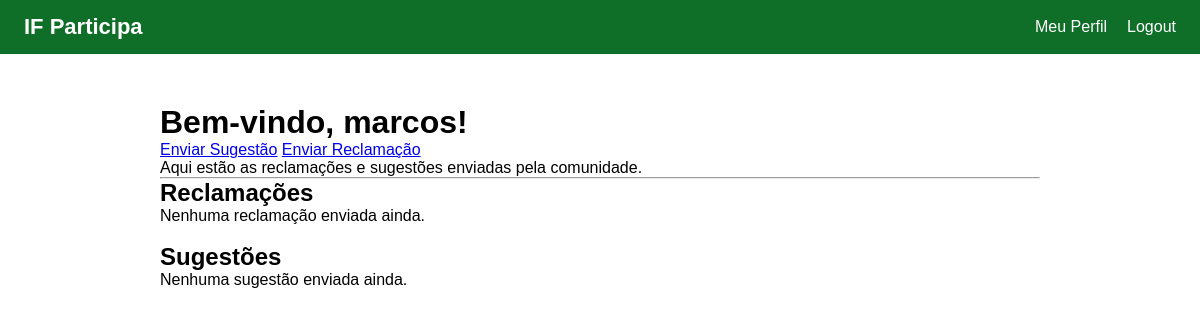
/dashboard (signed in), run on an earlier commit of the app's database.
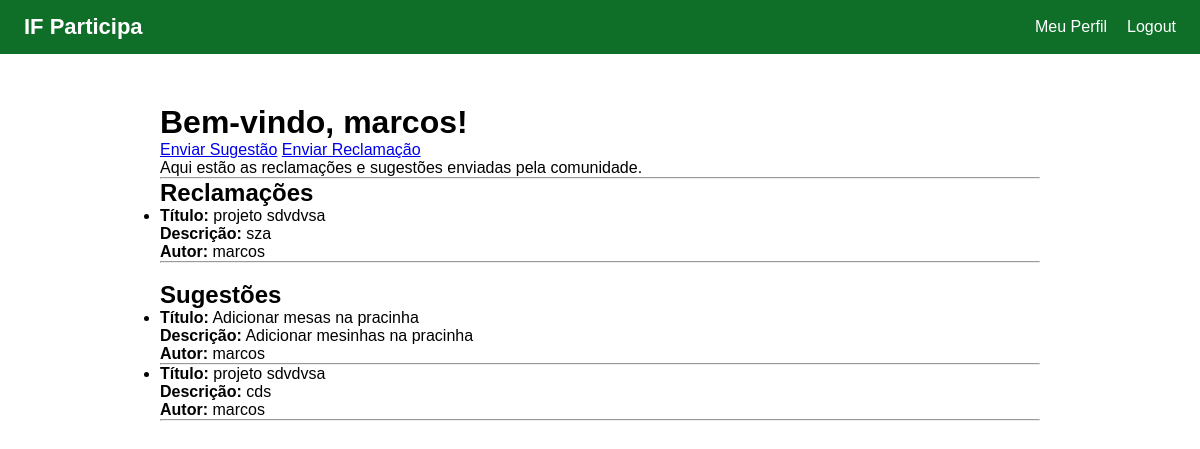
And on a later commit of the database.
### models/users.py (models this page shows)
class Usuario(Base, UserMixin):
    __tablename__ = "usuarios"
    id = Column(Integer, primary_key=True)
    nome = Column(String(120), nullable=False)
    email = Column(String(120), unique=True, nullable=False)
    senha_hash = Column(String(200), nullable=False)
    reclamacoes = relationship("Reclamacao", back_populates="autor")
    sugestoes = relationship("Sugestao", back_populates="autor")

### models/reclamacoes.py (models this page shows)
class Reclamacao(Base):
    __tablename__ = "reclamacoes"
    id = Column(Integer, primary_key=True)
    titulo = Column(String(150), nullable=False)
    descricao = Column(Text, nullable=False)
    autor_id = Column(Integer, ForeignKey("usuarios.id"))
    autor = relationship("Usuario", back_populates="reclamacoes")

### models/sugestoes.py (models this page shows)
class Sugestao(Base):
    __tablename__ = "sugestoes"
    id = Column(Integer, primary_key=True)
    titulo = Column(String(150), nullable=False)
    descricao = Column(Text, nullable=False)
    autor_id = Column(Integer, ForeignKey("usuarios.id"))
    autor = relationship("Usuario", back_populates="sugestoes")

### controllers/routes.py (the view)
@controllers_bp.route("/dashboard")
@login_required
def dashboard():
    reclamacoes = db_session.query(Reclamacao).all()
    sugestoes = db_session.query(Sugestao).all()
    return render_template(
        "dashboard.html",
        usuario=current_user,
        reclamacoes=reclamacoes,
        sugestoes=sugestoes
    )

### app.py (called while the page is built)
@login_manager.user_loader
def load_user(user_id):
    db = SessionLocal()
    from models.users import Usuario
    user = db.query(Usuario).get(int(user_id))
    db.close()
    return user

### templates/dashboard.html (shortened to what this page needs)
{% extends "base.html" %}
{% block conteudo %}
<div class="dashboard">
    <h1>Bem-vindo, {{ usuario.nome }}!</h1>
    <a href="{{ url_for('controllers_bp.enviar_sugestao') }}">Enviar Sugestão</a>
    <a href="{{ url_for('controllers_bp.enviar_reclamacao') }}">Enviar Reclamação</a>
    <p>Aqui estão as reclamações e sugestões enviadas pela comunidade.</p>
    <hr>
    <h2>Reclamações</h2>
    {% if reclamacoes %}
        <ul>
            {% for r in reclamacoes %}
                <li>
                    <strong>Título:</strong> {{ r.titulo }} <br>
                    <strong>Descrição:</strong> {{ r.descricao }} <br>
                    <strong>Autor:</strong> {{ r.autor.nome if r.autor else "Anônimo" }}
                    <hr>
                </li>
            {% endfor %}
        </ul>
    {% else %}
        <p>Nenhuma reclamação enviada ainda.</p>
    {% endif %}
    <br>
    <h2>Sugestões</h2>
    {% if sugestoes %}
        <ul>
            {% for s in sugestoes %}
                <li>
                    <strong>Título:</strong> {{ s.titulo }} <br>
                    <strong>Descrição:</strong> {{ s.descricao }} <br>
                    <strong>Autor:</strong> {{ s.autor.nome if s.autor else "Anônimo" }}
                    <hr>
                </li>
            {% endfor %}
        </ul>
    {% else %}
        <p>Nenhuma sugestão enviada ainda.</p>
    {% endif %}
</div>
{% endblock %}

### templates/base.html (shortened to what this page needs)
<!DOCTYPE html>
<html lang="pt-BR">
<head>
    <link rel="stylesheet" href="{{ url_for('static', filename='base.css') }}">
</head>
<body>
<header>
    <div class="logo">
        <a href="{{ url_for('controllers_bp.dashboard') }}">
            IF Participa
        </a>
    </div>
    {% if current_user.is_authenticated %}
    <div class="nav-links">
        <a href="{{ url_for('auth_bp.perfil') }}">Meu Perfil</a>
        <a href="{{ url_for('auth_bp.logout') }}">Logout</a>
    </div>
    {% endif %}
</header>
<main class="container">
    {% block conteudo %}{% endblock %}
</main>
</body>
</html>

### static/base.css (style rules this page uses)
* { margin: 0; padding: 0; box-sizing: border-box; }
header { width: 100%; background: #0f6f29;; padding: 14px 24px; display: flex; align-items: center; justify-content: space-between; color: white; font-family: Arial, Helvetica, sans-serif; }
header .logo { font-size: 22px; font-weight: bold; }
header .logo a { color: white; text-decoration: none; }
header .nav-links { display: flex; gap: 20px; }
header .nav-links a { color: white; text-decoration: none; font-size: 16px; transition: 0.2s ease; }
main.container { max-width: 900px; margin: 40px auto; padding: 10px; font-family: Arial, Helvetica, sans-serif; }

What changed in the data, as far as the page shows it:
added Reclamacao: titulo "projeto sdvdvsa", descricao "sza", autor "marcos"
added Sugestao: titulo "Adicionar mesas na pracinha", descricao "Adicionar mesinhas na pracinha", autor "marcos"
added Sugestao: titulo "projeto sdvdvsa", descricao "cds", autor "marcos"
Also different on the page:
text no longer shown: "Nenhuma reclamação enviada ainda. Nenhuma sugestão enviada ainda."
